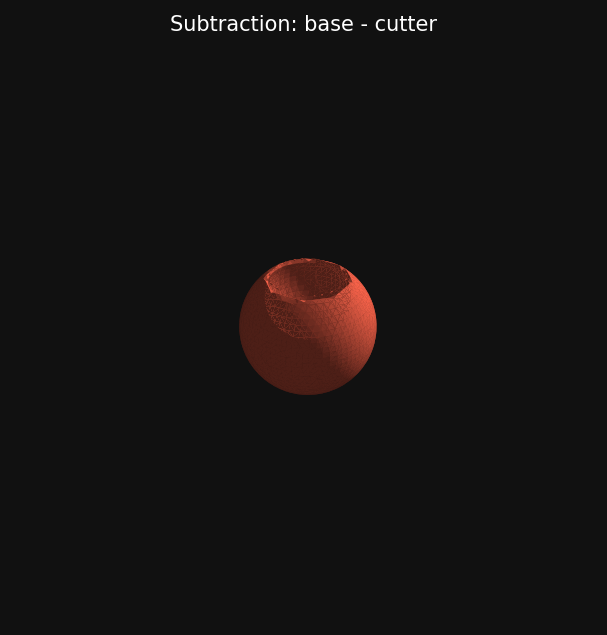

The Python source for this figure:
"""Subtraction: sphere with a spherical cavity.

Demonstrates: Subtraction3D (base.subtract(cutter)), sample_levelset_3d
Output:       examples/subtraction_example.png

Argument order reminder:
    opSubtraction(d1, d2) = max(-d1, d2)   where d1=CUTTER, d2=BASE
    Subtraction3D(base, cutter)             same convention
    base.subtract(cutter)                   fluent form

Mathematical identity verified:
    Subtraction(base, cutter)(p) == max(-cutter(p), base(p))
"""
import os, sys
sys.path.insert(0, os.path.dirname(os.path.dirname(os.path.dirname(os.path.abspath(__file__)))))

import numpy as np
from sdf3d import Sphere3D, Subtraction3D, sample_levelset_3d

_BOUNDS = ((-1.0, 1.0), (-1.0, 1.0), (-1.0, 1.0))
_RES    = (64, 64, 64)
_OUT    = os.path.join(os.path.dirname(__file__), "subtraction_example.png")


def _render_png(phi, out_path, title=""):
    try:
        import matplotlib.pyplot as plt
        from mpl_toolkits.mplot3d.art3d import Poly3DCollection
        from skimage import measure
    except ImportError:
        print("  scikit-image / matplotlib not available — skipping PNG")
        return

    lo = _BOUNDS[0][0]
    spacing = (_BOUNDS[0][1] - lo) / phi.shape[0]
    if phi.min() >= 0 or phi.max() <= 0:
        print("  No zero crossing — cannot render isosurface.")
        return

    verts, faces, _, _ = measure.marching_cubes(phi, level=0, spacing=(spacing,) * 3)
    verts += lo

    tris  = verts[faces]
    norms = np.cross(tris[:, 1] - tris[:, 0], tris[:, 2] - tris[:, 0])
    nlen  = np.linalg.norm(norms, axis=1, keepdims=True)
    norms = norms / np.where(nlen > 0, nlen, 1.0)
    shade = 0.3 + 0.7 * np.clip(norms @ np.array([0.577, 0.577, 0.577]), 0, 1)
    fc    = np.column_stack([shade * 1.0, shade * 0.4, shade * 0.3, np.ones_like(shade)])

    fig = plt.figure(figsize=(5, 5), facecolor="#111")
    ax  = fig.add_subplot(111, projection="3d")
    ax.set_facecolor("#111"); ax.set_axis_off(); ax.set_box_aspect([1, 1, 1])
    ax.add_collection3d(Poly3DCollection(verts[faces], facecolors=fc, edgecolors="none"))
    hi = _BOUNDS[0][1]
    ax.set_xlim(lo, hi); ax.set_ylim(lo, hi); ax.set_zlim(lo, hi)
    ax.set_title(title, color="white", fontsize=10)
    plt.savefig(out_path, dpi=150, bbox_inches="tight", facecolor="#111")
    plt.close()
    print(f"  Saved: {out_path}")


def main():
    print("=" * 60)
    print("SUBTRACTION: sphere with spherical cavity")
    print("  Base:   centre (0,   0, 0)  radius 0.40")
    print("  Cutter: centre (0.2, 0, 0)  radius 0.25")
    print("=" * 60)

    base   = Sphere3D(0.40)
    cutter = Sphere3D(0.25).translate(0.2, 0.0, 0.0)
    geom   = Subtraction3D(base, cutter)     # max(-cutter, base)

    phi      = sample_levelset_3d(geom,   _BOUNDS, _RES)
    phi_base = sample_levelset_3d(base,   _BOUNDS, _RES)
    phi_cut  = sample_levelset_3d(cutter, _BOUNDS, _RES)

    # --- mathematical verification ---
    expected = np.maximum(-phi_cut, phi_base)
    max_diff = np.abs(phi - expected).max()

    print(f"\nSDF range : [{phi.min():.4f}, {phi.max():.4f}]")
    print(f"Inside (phi<0): {(phi < 0).any()}   Outside (phi>0): {(phi > 0).any()}")
    print(f"max |Subtraction - max(-cutter, base)| = {max_diff:.2e}  (should be ~0)")

    # --- spot checks ---
    # At origin: base=-0.4, cutter=0.2-0.25=-0.05 -> result = max(0.05, -0.4) = 0.05 (outside)
    p   = np.array([[[0.0, 0.0, 0.0]]])
    v_b = float(base.sdf(p).flat[0]); v_c = float(cutter.sdf(p).flat[0]); v_r = float(geom.sdf(p).flat[0])
    print(f"\nAt origin:         base={v_b:.4f}  cutter={v_c:.4f}  result={v_r:.4f}  (expected {max(-v_c,v_b):.4f})")

    # At (-0.4, 0, 0): outside cutter, inside base -> stays inside
    p2  = np.array([[[-0.4, 0.0, 0.0]]])
    v_b2 = float(base.sdf(p2).flat[0]); v_c2 = float(cutter.sdf(p2).flat[0]); v_r2 = float(geom.sdf(p2).flat[0])
    print(f"At (-0.4, 0, 0):   base={v_b2:.4f}  cutter={v_c2:.4f}  result={v_r2:.4f}  (expected {max(-v_c2,v_b2):.4f})")

    ok = max_diff < 1e-5 and (phi < 0).any() and (phi > 0).any()
    print("\n" + ("PASSED PASSED" if ok else "FAILED FAILED"))

    _render_png(phi, _OUT, "Subtraction: base - cutter")


if __name__ == "__main__":
    main()
